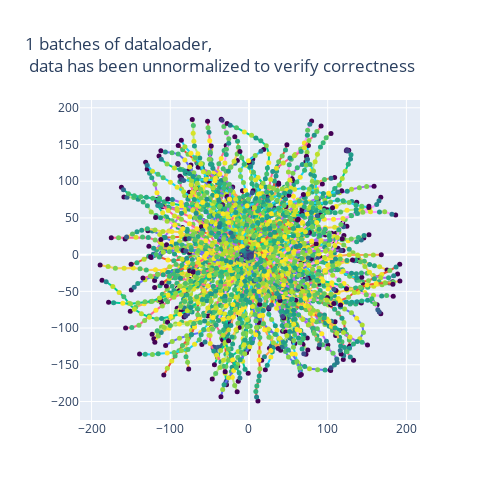

Notebook code cell kept with this figure:
### Code cell
from src.mouseGAN.model_config import Config, LR_SCHEDULERS, LOSS_FUNC, \
    C_MiniBatchDisc, C_Discriminator, C_Generator, C_EMA_Plateua_Sch, \
    C_Step_Sch, C_LossGap_Sch
from src.mouseGAN.models import MouseGAN
from src.mouseGAN.experimentTracker import initialize_wandb

# IN_COLAB = True
LOAD_PRETRAINED = False
BATCH_SIZE = 256
num_epochs = 1000
num_feats = train_trajs[0].shape[1]
latent_dim = 100
num_target_feats = 4 # width, height, start_x, start_y
numBatches = len(train_trajs)//BATCH_SIZE
MAX_SEQ_LEN = max([len(traj) for traj in train_trajs + test_trajs])

D_config = C_Discriminator(lr=0.005, bidirectional=True, hidden_units=128, 
                            num_lstm_layers=2, 
                            useEndDeviationLoss=True,
                            gradient_maxNorm = 1.0,)
G_config = C_Generator(lr=0.0005, hidden_units=128, num_lstm_layers=2, drop_prob=0.4,
                layer_normalization = True,
                residual_connections = True,
                gradient_maxNorm = 1.0,
                useSeqLengthLoss=False,
                lengthLossWeight = 0.25,
                useOutsideTargetLoss=True,
                outsideTargetLossWeight = 1,
                usePathLengthLoss=True,
                pathLengthLossWeight = 0.25)

# D_sch_config = C_Step_Sch(2, 0.5)
D_sch_config = C_LossGap_Sch(cooldown=int(numBatches/2), lr_shrinkMin=0.1, lr_growthMax=2.0, 
                            discLossDecay=0.8, lr_max = D_config.lr, lr_min = 0.00005, restart_after=int(numBatches/2))
# G_sch_config = C_Step_Sch(2, 0.5)
# G_sch_config = C_EMA_Plateua_Sch(patience=BATCH_SIZE, cooldown=int(BATCH_SIZE/8), factor=0.5, ema_alpha=0.4)

config = Config(num_epochs, BATCH_SIZE, num_feats, latent_dim, num_target_feats, MAX_SEQ_LEN,
                discriminator=D_config, generator=G_config, 
                D_lr_scheduler=D_sch_config, #G_lr_scheduler=G_sch_config,
                locationMSELoss = False)

## verifying the mean trajectory is centered around zero (even class distribution)
# dataset.plotMeanPath()
trainLoader = getDataloader(train_trajs, train_targets, config.BATCH_SIZE)
testLoader = getDataloader(test_trajs, test_targets, config.BATCH_SIZE)

visuallyVertifyDataloader(trainLoader, dataset, showNumBatches=1)

if IN_COLAB:
    run = initialize_wandb(config)
device = torch.device("cuda" if torch.cuda.is_available() else "cpu")
gan = MouseGAN(dataset, trainLoader, testLoader, device, config, IN_COLAB=IN_COLAB, verbose=True, printBatch=True)
if LOAD_PRETRAINED:
    
    gan.loadPretrained(startingEpoch='final')

print(gan.discriminator)
print(gan.generator)

# gan.find_learning_rates_for_GAN()
# gan.train(modelSaveInterval=3, catchErrors=False)
if IN_COLAB:
    wandb.finish()
